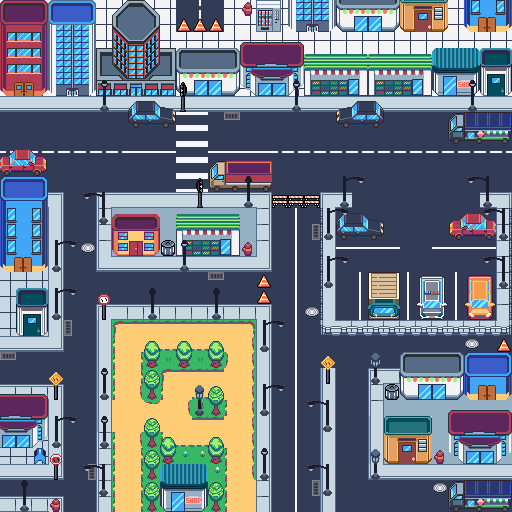

Tiled map render using the project's own tile images. Description and the map definition, with tile-layer contents summarised, below:
An orthogonal 32x32 tile map with 16x16 px tiles, 4 tile layers (Jalur vius, Jalan, Gedung, Lampu jalan) and 66 objects.

<map version="1.5" tiledversion="1.7.2" orientation="orthogonal" renderorder="right-down" width="32" height="32" tilewidth="16" tileheight="16" infinite="0" nextlayerid="6" nextobjectid="81">
 <tileset firstgid="1" name="CP_V1.0.4" tilewidth="16" tileheight="16" tilecount="4096" columns="64">
  <image source="City/CP_V1.1.0_nyknck/CP_V1.0.4_nyknck/CP_V1.0.4.png" width="1024" height="1024" />
 </tileset>
 <layer id="5" name="Jalur vius" width="32" height="32">
  <data>[1024 cells, 661 non-empty, 2 distinct tile ids]</data>
 </layer>
 <layer id="1" name="Jalan" width="32" height="32">
  <data>[1024 cells, 910 non-empty, 31 distinct tile ids]</data>
 </layer>
 <layer id="2" name="Gedung" width="32" height="32">
  <data>[1024 cells, 433 non-empty, 228 distinct tile ids]</data>
 </layer>
 <layer id="3" name="Lampu jalan" width="32" height="32">
  <data>[1024 cells, 80 non-empty, 20 distinct tile ids]</data>
 </layer>
 <objectgroup id="4" name="Penghalang">
  <object id="1" x="0" y="80" width="512" height="16" />
  <object id="2" x="128" y="112" width="48" height="16" />
  <object id="3" x="336" y="112" width="48" height="16" />
  <object id="4" x="448" y="128" width="64" height="16" />
  <object id="5" x="0" y="160" width="48" height="16" />
  <object id="6" x="208" y="176" width="64" height="16" />
  <object id="8" x="0" y="208" width="48" height="64" />
  <object id="10" x="16" y="304" width="32" height="32" />
  <object id="11" x="0" y="400" width="48" height="48" />
  <object id="12" x="32" y="448" width="16" height="16" />
  <object id="13" x="48" y="496" width="16" height="16" />
  <object id="14" x="16" y="496" width="16" height="16" />
  <object id="16" x="112" y="432" height="80" />
  <object id="17" x="112" y="320" height="80" />
  <object id="18" x="112" y="320" width="144" />
  <object id="19" x="256" y="320" height="160" />
  <object id="20" x="144" y="352" width="80" height="16" />
  <object id="21" x="144" y="368" width="16" height="32" />
  <object id="22" x="144" y="432" width="16" height="80" />
  <object id="23" x="160" y="448" width="64" height="16" />
  <object id="24" x="208" y="464" width="16" height="48" />
  <object id="25" x="192" y="400" width="32" height="16" />
  <object id="26" x="112" y="224" width="48" height="32" />
  <object id="27" x="160" y="240" width="16" height="16" />
  <object id="28" x="176" y="224" width="64" height="32" />
  <object id="29" x="240" y="240" width="16" height="16" />
  <object id="30" x="272" y="192" width="48" height="16" />
  <object id="31" x="256" y="272" width="16" height="32" />
  <object id="34" x="256" y="304" width="16" height="16" />
  <object id="35" x="256" y="256" width="16" height="16" />
  <object id="38" x="256" y="208" width="16" height="48" />
  <object id="42" x="320" y="208" height="128" />
  <object id="43" x="336" y="224" width="48" height="16" />
  <object id="44" x="448" y="224" width="48" height="16" />
  <object id="45" x="464" y="272" width="32" height="48" />
  <object id="46" x="416" y="272" width="32" height="48" />
  <object id="47" x="368" y="272" width="32" height="48" />
  <object id="48" x="320" y="336" width="192" />
  <object id="49" x="512" y="208" height="128" />
  <object id="50" x="320" y="368" height="144" />
  <object id="51" x="384" y="384" width="128" height="16" />
  <object id="52" x="384" y="432" width="48" height="32" />
  <object id="53" x="432" y="448" width="16" height="16" />
  <object id="54" x="448" y="432" width="64" height="32" />
  <object id="55" x="448" y="496" width="64" height="16" />
  <object id="56" x="512" y="96" height="48" />
  <object id="57" x="512" y="144" height="80" />
  <object id="58" x="512" y="240" height="32" />
  <object id="59" x="512" y="192" height="320" />
  <object id="60" x="0" y="512" width="512" />
  <object id="61" x="0" y="96" height="416" />
  <object id="63" x="496" y="336" width="16" height="32" />
  <object id="65" x="0" y="96" width="16" height="64" />
  <object id="66" x="0" y="336" width="16" height="64" />
  <object id="67" x="0" y="464" width="16" height="48" />
  <object id="68" x="32" y="496" width="16" height="16" />
  <object id="69" x="64" y="496" width="48" height="16" />
  <object id="70" x="224" y="496" width="224" height="16" />
  <object id="71" x="496" y="464" width="16" height="32" />
  <object id="72" x="496" y="400" width="16" height="32" />
  <object id="73" x="496" y="32" width="16" height="48" />
  <object id="74" x="496" y="80" width="16" height="48" />
  <object id="75" x="496" y="144" width="16" height="192" />
  <object id="76" x="448" y="0" width="16" height="16" />
  <object id="79" x="112" y="496" width="32" height="16" />
  <object id="80" x="0" y="272" width="16" height="48" />
 </objectgroup>
</map>
